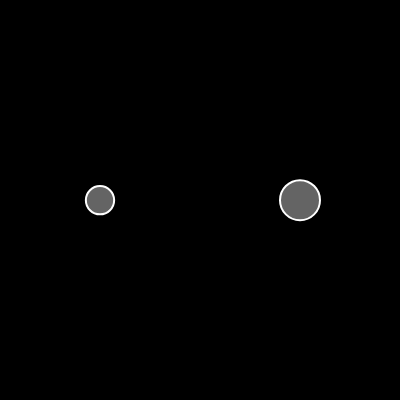
Frame 1 (no input)
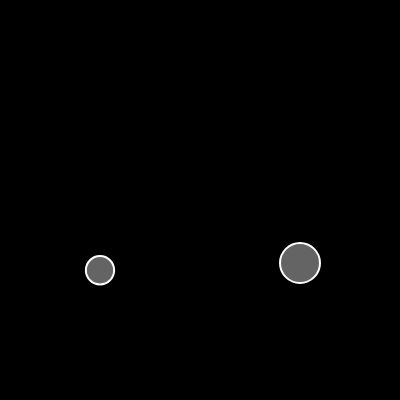
Frame 60 (no input)
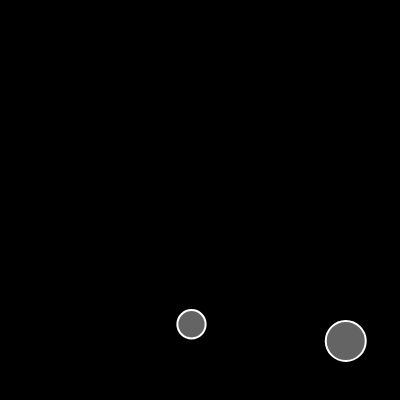
Frame 120 (the mouse pressed at the canvas centre since frame 60)

The p5.js sketch that drew these frames (run headless with seeded random() and noise() and a simulated clock; from frame 60 on, the mouse is pressed at the canvas centre):

// p5.js sketch
// ── sketch.js
let movers = [];

function setup() {
  createCanvas(400, 400);
  const ballA = new Mover(100, 200, 2);
  const ballB = new Mover(300, 200, 4);
  movers = [ballA, ballB];
}

function createWeightForce(mass) {
  const gravity = createVector(0, 0.2);
  const weightForce = p5.Vector.mult(gravity, mass);
  return weightForce;
}

function draw() {
  background(0);

  movers.map(mover => 
    mover.applyForce(createWeightForce(mover.mass))
  );

  if (mouseIsPressed) {
    let wind = createVector(0.1, 0);
    movers.map(mover => mover.applyForce(wind));
  }

  movers.map(mover => {
    mover.update();
    mover.show();
  })
}

// ── mover.js
class Mover {
  constructor(x,y,mass) {
    this.pos = createVector(x, y);
    this.vel = createVector(0, 0);
    this.acc = createVector(0, 0);
    this.mass = mass;
    this.radius = sqrt(this.mass) * 10;
  }

  // F = M.A or A = F/M
  applyForce(force) {
    let f = p5.Vector.div(force, this.mass);
    this.acc.add(f);
  }

  edges() {
    if(this.pos.y >= height-this.radius) {
      this.pos.y = height-this.radius;
      this.vel.y *= -1;
    }

    if(this.pos.x >= width-this.radius) {
      this.pos.x = width-this.radius;
      this.vel.x *= -1;
    } else if (this.pos.x <= this.radius) {
      this.pos.x = this.radius;
      this.vel.x *= -1;
    }
  }

  update() {
    this.vel.add(this.acc);
    this.pos.add(this.vel);
    this.acc.set(0, 0);
    this.edges();
  }

  show() {
    stroke(255);
    strokeWeight(2);
    fill(255,100);
    ellipse(this.pos.x, this.pos.y, this.radius*2);
  }
}
